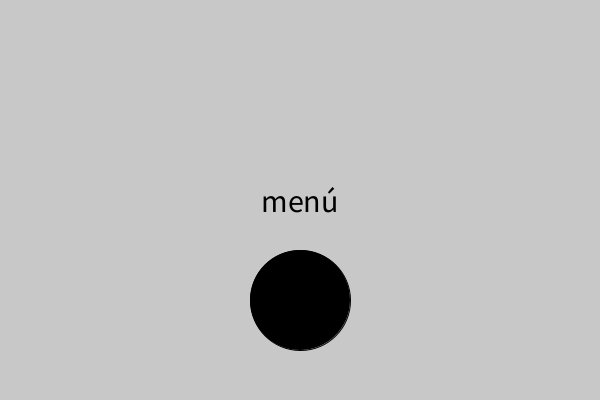
Frame 1 (no input)
Frame 60 (the mouse pressed at the canvas centre just before this capture): identical to frame 1, image omitted
Frame 120 (the mouse held since frame 60 and released just before this capture): identical to frame 1, image omitted

The Processing sketch that drew this single still picture (run headless with seeded random() and noise(); from frame 60 on, the mouse is pressed at the canvas centre):

// Processing sketch: ej09b_estados_y_eventos_juego
// ── ej09b_estados_y_eventos_juego.pde

// Maquina de estados finitos
// ESTADOS y EVENTOS
// Ejemplo 2: estructura de videojuego

int estado;

void setup() {
  size( 600, 400 );
  textSize( 32 );
  textAlign( CENTER, CENTER );

  estado = 0;  //0 = menu; 1 = juego; 2 = creditos;
}

void draw() {
  if ( estado == 0 ) {  //menu
    background( 200 );
    fill( 0 );
    text( "menú", width/2, height/2);

    //DIBUJO MI BOTON
    circle( width/2, height/4*3, 100 );

    //EVENTO: al hacer clic con el mouse cambio de estado
    //if( mousePressed ){  
    //background( 200 );
    //estado = 1;
    //}
  } else if ( estado == 1 ) {  //juego
    fill( 0, 50 );
    noStroke();
    ellipse( random( width), random(height), 20, 20 );
    
    //EVENTO: condición de tiempo por frameCount
    println( frameCount );
    if( frameCount > 600 ){
      estado = 2;
    }
    //
  } else if ( estado == 2 ) {  //creditos
    background( 50 );
    fill( mouseX );  //map a 255
    text( "créditos", width/2, height/2);
    //
  }
}

void mousePressed() {  //EVENTO: condición por clic, desde MENU a JUGAR
  if ( estado == 0 ) {  //en qué estado estoy: MENU
    if ( dist(mouseX, mouseY, width/2, height/4*3 ) < 100/2 ) {  //si estoy dentro del circle
      background( 200 );
      estado = 1;  //a qué estado voy: JUGAR
    }
  }
}
